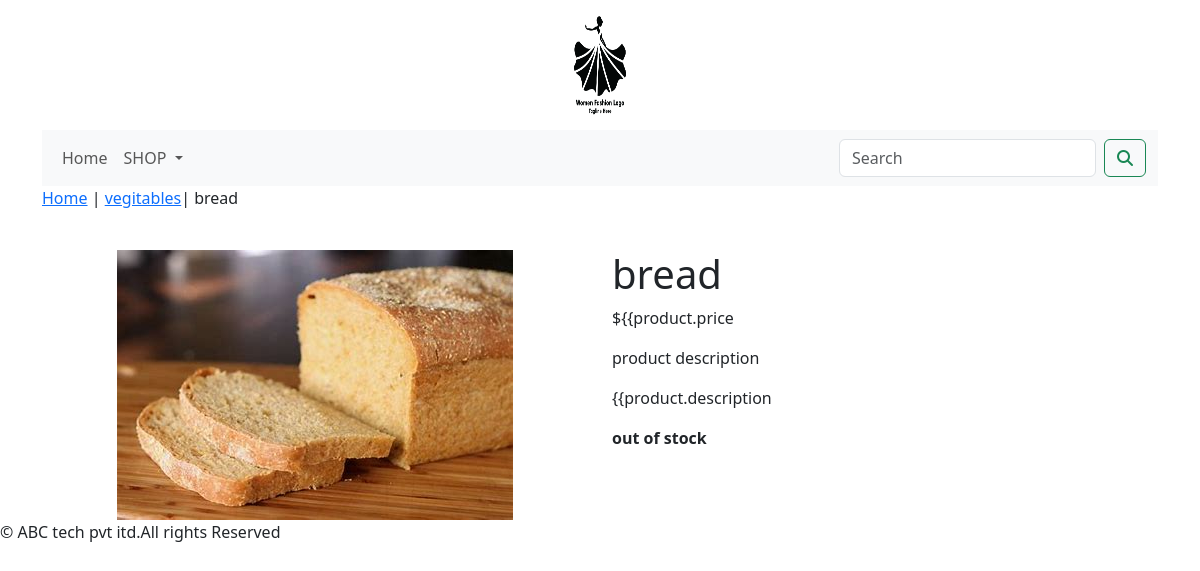
Screenshot of /shop/vegitables/bread/ with the database file from the repository.
### shop/models.py (models this page shows, shortened)
class Product(models.Model):
    name=models.CharField(max_length=250,unique=True)
    slug=models.SlugField(max_length=250,unique=True)
    description=models.TextField(blank=True)
    price=models.DecimalField(max_digits=10,decimal_places=2)
    category=models.ForeignKey(Category,on_delete=models.CASCADE)
    image=models.ImageField(upload_to='product',blank=True)
    stock=models.IntegerField()
    available=models.BooleanField(default=True)
    created=models.DateTimeField(auto_now_add=True)
    updated=models.DateTimeField(auto_now=True)
    class Meta:
        ordering=('name',)
        verbose_name='product'
        verbose_name_plural='products'

class Category(models.Model):
    name=models.CharField(max_length=250,unique=True)
    slug=models.SlugField(max_length=250,unique=True)
    description=models.TextField(blank=True)
    image=models.ImageField(upload_to='category',blank=True)
    class Meta:
        ordering=('name',)
        verbose_name='category'
        verbose_name_plural='categories'
    def get_url(self):
        return reverse('shop:products_by_category',args=[self.slug])
    def __str__(self):
        return '{}'.format(self.name)

### shop/views.py (the view)
# urls.py: path('<slug:c_slug>/<slug:product_slug>/',views.proDetail,name='prodCatdetail'),
def proDetail(request,c_slug,product_slug):
    try:
        product=Product.objects.get(category__slug=c_slug,slug=product_slug)
    except Exception as e:
        raise e
    return render(request,'product.html',{'product':product})

### cart/context_processors.py (called while the page is built)
def counter(request):
    item_count=0
    if 'admin' in request.path:
        return {}
    else:
        try:
            cart=Cart.objects.filter(cart_id=_cart_id(request))
            cart_items=Cartitem.objects.all().filter(cart=cart[:1])
            for cart_item in cart_items:
                item_count += cart_item.quantity
        except Cart.DoesNotExist:
            item_count =0
    return dict(item_count=item_count)

### cart/views.py (called while the page is built)
def _cart_id(request):
    cart=request.session.session_key
    if not cart:
        cart=request.session.create()
    return cart

### shop/context_processors.py (called while the page is built)
def menu_links(request):
    links=Category.objects.all()
    return dict(links=links)

### templates/product.html (shortened to what this page needs)
{% extends 'base.html' %}
{% load static %}
{% block content %}
<div class="row my_prod_row_class">
    <div class="mx_auto">
        <p> <a href="{% url 'shop:allProdCat' %}">Home</a> | <a href ="{{product.category.get_url}}">{{product.category}}</a>| {{product.name}}</p>
    </div>
<div class="container">
<br>
<div class="row">
    <div class="col-12 col-sm-12 col-md-12 col-lg-6 text-center">
        <div style="min-width:18rem">
            <img src="{{product.image.url}}" alt="{{product.name}}">
        </div>
    </div>
        <div class="col-12 col-sm-12 col-md-12 col-lg-6">
            <div>
            <h1 class="my_prod_title">{{product.name}}</h1>
            <p>${{product.price</p>
            <p class="my_title"> product description</p>
            <p class="text-justify my_prod_text">{{product.description</p>
            {% if product.stock <= 0 %}
            <p class="text-justify my_prod_text"><b> out of stock</b></p>
            {% else %}
            <a class="btn btn-secondary" href="{% url 'cart:add_cart' product.id %}">add to cart</a>
            {% endif %}
        </div>
    </div>
</div>
</div>
</div>
{% endblock %}

### rows the page displays
Product: category "vegitables", name "bread", image (picture)
